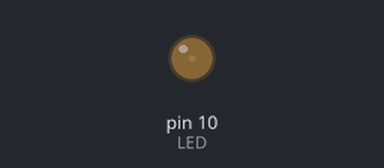
The sketch below on a simulated Arduino Uno, built with avr-gcc and run on an emulated ATmega328P. Shown: output pins drawn as LEDs (lit = HIGH).

Above: at 0.05 s.
At 0.45 s:
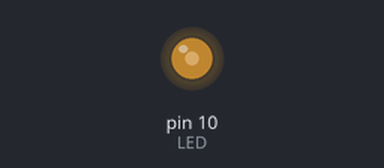
At 0.85 s:
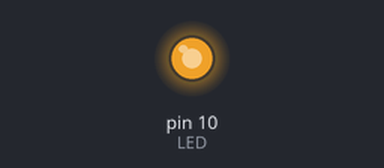
At 1.7 s:
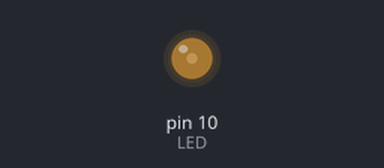
Timing chart, 0 to 4.5 s (numbered marks = the images above):
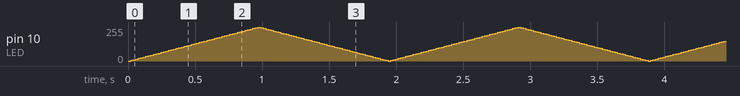

The sketch:

FadingLightUsingPWM.ino
```cpp
int LED = 10;

void setup() {
  // put your setup code here, to run once:
  pinMode(LED,OUTPUT);
}

void loop() {
  // put your main code here, to run repeatedly:
  brightnessUp(1000,5);
  brightnessDown(1000,5);
}

void brightnessUp(unsigned int time, int increment) {
  for (byte x = 0; x < 255; x += increment) {
    analogWrite(LED, x);
    //Serial.print(increment);
    delay(time/(255/5));
  }
}

void brightnessDown(unsigned int time, int decrement) {
  for (byte x = 255; x > 0; x -= decrement) {
    analogWrite(LED,x);
    //Serial.print(decrement);
    delay(time/(255/5));
  }
}
```
